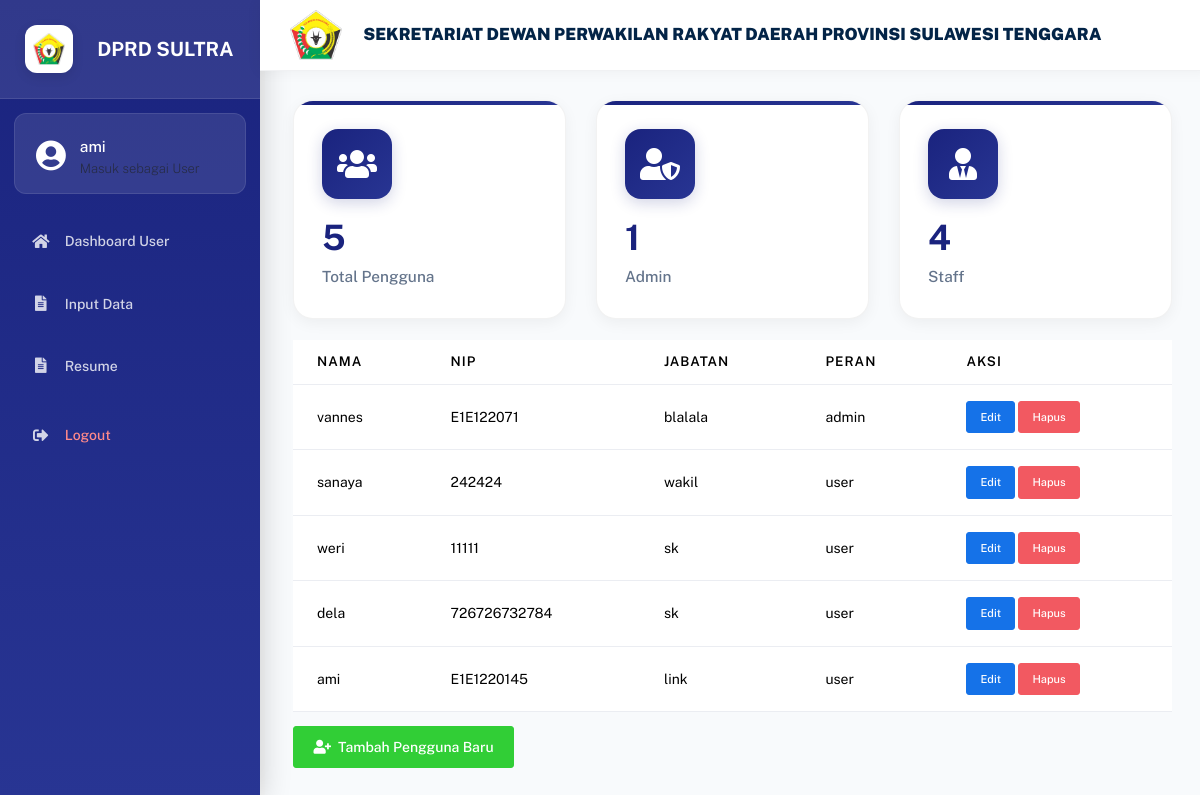
The page /manajemenpengguna.php (signed in) on the database its author committed.
### tables this page shows
CREATE TABLE `tb_user` (
  `id_user` int(250) NOT NULL,
  `nama` varchar(250) NOT NULL,
  `nip` varchar(250) NOT NULL,
  `jabatan` varchar(100) NOT NULL,
  `peran` enum('user','admin') NOT NULL,
  `password` varchar(250) NOT NULL
);

### manajemenpengguna.php (the view, shortened to what this page needs)
<?php
include('koneksi.php');
$sql = "SELECT * FROM tb_user WHERE 1=1";
$result = $conn->query($sql);
$totalUsers = $result->num_rows;
$totalAdmin = $conn->query("SELECT COUNT(*) as count FROM tb_user WHERE peran = 'admin'")->fetch_assoc()['count'];
$totalStaff = $conn->query("SELECT COUNT(*) as count FROM tb_user WHERE peran = 'user'")->fetch_assoc()['count'];
?>
<!DOCTYPE html>
<html lang="en">
  <head>
    <link rel="stylesheet" href="assets/css/bootstrap.min.css" />
    <link rel="stylesheet" href="assets/css/plugins.min.css" />
    <link rel="stylesheet" href="assets/css/kaiadmin.min.css" />
    <link rel="stylesheet" href="assets/css/sidebar.css" />
    <link rel="stylesheet" href="assets/css/demo.css" />
    <link rel="stylesheet" href="assets/css/demo.css" />
  </head>
  <body class="bg-light">
    <div class="wrapper">
      <?php include('sidebar.php'); ?>
      <div class="main-panel">
        <div class="main-header">
            <nav class="navbar navbar-header navbar-header-transparent navbar-expand-lg border-bottom">
                <div class="container-fluid">
                    <a class="navbar-brand d-flex align-items-center" href="#">
                        <img src="img/logosultra.png" alt="SIASN Logo" class="d-inline-block me-2" style="height: 50px; max-height: 50px;">
                        <span style="font-weight: 1000; color:rgb(3, 36, 71);">SEKRETARIAT DEWAN PERWAKILAN RAKYAT DAERAH PROVINSI SULAWESI TENGGARA</span>
                    </a>
                </div>
            </nav>
        </div>
        <div class="row g-4 mb-4">
            <div class="col-md-4">
                <div class="stats-card">
                    <div class="stats-icon">
                        <i class="fas fa-users"></i>
                    </div>
                    <div class="stats-info">
                        <h3><?php echo $totalUsers; ?></h3>
                        <p>Total Pengguna</p>
                    </div>
                </div>
            </div>
            <div class="col-md-4">
                <div class="stats-card">
                    <div class="stats-icon">
                        <i class="fas fa-user-shield"></i>
                    </div>
                    <div class="stats-info">
                        <h3><?php echo $totalAdmin; ?></h3>
                        <p>Admin</p>
                    </div>
                </div>
            </div>
            <div class="col-md-4">
                <div class="stats-card">
                    <div class="stats-icon">
                        <i class="fas fa-user-tie"></i>
                    </div>
                    <div class="stats-info">
                        <h3><?php echo $totalStaff; ?></h3>
                        <p>Staff</p>
                    </div>
                </div>
            </div>
        </div>
<table class="table table-hover">
    <thead>
        <tr>
            <th>Nama</th>
            <th>NIP</th>
            <th>Jabatan</th>
            <th>Peran</th>
            <th>Aksi</th>
        </tr>
    </thead>
    <tbody>
        <?php
        $sql = "SELECT * FROM tb_user";
        $result = $conn->query($sql);
        if ($result->num_rows > 0) {
            while($row = $result->fetch_assoc()) {
        ?>
            <tr>
                <td><?php echo $row['nama']; ?></td>
                <td><?php echo $row['nip']; ?></td>
                <td><?php echo $row['jabatan']; ?></td>
                <td><?php echo $row['peran']; ?></td>
                <td>
                    <a href="edit_pengguna.php?id=<?php echo $row['id_user']; ?>" class="btn btn-sm btn-primary">Edit</a>
                    <a href="hapus_pengguna.php?id=<?php echo $row['id_user']; ?>" class="btn btn-sm btn-danger">Hapus</a>
                </td>
            </tr>
        <?php
            }
        } else {
            echo "<tr><td colspan='5' class='text-center'>Tidak ada data pengguna</td></tr>";
        }
        ?>
    </tbody>
</table>
<div class="mb-4">
    <a href="tambahpengguna.php" class="btn btn-success">
        <i class="fas fa-user-plus me-1"></i> Tambah Pengguna Baru
    </a>
</div>
  </body>
</html>

### sidebar.php (shortened to what this page needs)
<?php
$current_page = basename($_SERVER['PHP_SELF']);
$user_role = isset($_SESSION['peran']) ? $_SESSION['peran'] : '';
?>
<div class="sidebar" data-background-color="dark">
    <div class="sidebar-wrapper scrollbar-inner">
        <div class="sidebar-content">
            <div class="sidebar-brand">
                <a href="<?php echo $user_role === 'admin' ? 'index.php' : 'menuuser.php'; ?>" class="d-flex align-items-center">
                    <img src="img/logosultra.png" alt="Logo" class="sidebar-logo" style="width: 45px; height: 45px; margin-right: 10px;">
                    <span class="sidebar-brand-text">DPRD SULTRA</span>
                </a>
            </div>
<div class="user-panel pb-3 mb-3">
    <div class="d-flex align-items-center">
        <div class="image">
            <i class="fas fa-user-circle fa-2x text-light"></i>
        </div>
        <div class="info">
            <span class="d-block text-light">
                <?php
                if(isset($_SESSION['nama'])) {
                    echo $_SESSION['nama'];
                } else {
                    echo "User";
                }
                ?>
            </span>
            <small class="text-muted">
                <?php
                if(isset($_SESSION['peran'])) {
                    echo "Masuk sebagai " . ucfirst($_SESSION['peran']);
                }
                ?>
            </small>
        </div>
    </div>
</div>
            <ul class="nav nav-primary">
                <?php if($user_role === 'admin'): ?>
                <li class="nav-item <?php echo $current_page === 'index.php' ? 'active' : ''; ?>">
                    <a href="index.php" class="nav-link">
                        <i class="fas fa-home"></i>
                        <p>Dashboard</p>
                    </a>
                </li>
                <li class="nav-item <?php echo $current_page === 'manajemenpengguna.php' ? 'active' : ''; ?>">
                    <a href="manajemenpengguna.php" class="nav-link">
                        <i class="fas fa-users"></i>
                        <p>Manajemen Pengguna</p>
                    </a>
                </li>
                <li class="nav-item <?php echo $current_page === 'Hasilanalisisjabatan.php' ? 'active' : ''; ?>">
                    <a href="hasilanalisisjabatan.php" class="nav-link">
                        <i class="fas fa-tasks"></i>
                        <p>Analisis Jabatan</p>
                    </a>
                </li>
                <?php else: ?>
                <li class="nav-item <?php echo $current_page === 'menuuser.php' ? 'active' : ''; ?>">
                    <a href="menuuser.php" class="nav-link">
                        <i class="fas fa-home"></i>
                        <p>Dashboard User</p>
                    </a>
                </li>
                <li class="nav-item <?php echo $current_page === 'input_data.php' ? 'active' : ''; ?>">
                    <a href="input_data.php" class="nav-link">
                        <i class="fas fa-file-alt"></i>
                        <p>Input Data</p>
                    </a>
                </li>
                <li class="nav-item <?php echo $current_page === 'hasilinputuser.php' ? 'active' : ''; ?>">
                    <a href="hasilinputuser.php" class="nav-link">
                        <i class="fas fa-file-alt"></i>
                        <p>Resume</p>
                    </a>
                </li>
                <?php endif; ?>
                <li class="nav-item mt-3">
                    <a href="logout.php" class="nav-link text-danger">
                        <i class="fas fa-sign-out-alt"></i>
                        <p>Logout</p>
                    </a>
                </li>
            </ul>
        </div>
    </div>
</div>

### assets/css/sidebar.css (style rules this page uses)
body .wrapper .sidebar { position: fixed; top: 0; left: 0; height: 100vh; width: 260px; background: linear-gradient(180deg, #1a237e 0%, #283593 100%) !important; transition: all 0.3s cubic-bezier(0.4, 0, 0.2, 1); z-index: 1000; box-shadow: 0 0 30px rgba(0,0,0,0.2); }
body .wrapper .sidebar .sidebar-brand { padding: 1.8rem; background: rgba(255,255,255,0.1); margin-bottom: 1rem; border-bottom: 1px solid rgba(255,255,255,0.1); }
body .wrapper .sidebar .sidebar-brand a { display: flex; align-items: center; text-decoration: none; }
body .wrapper .sidebar .sidebar-brand-text { color: #ffffff !important; font-size: 1.4rem; font-weight: 700; margin-left: 1rem; }
body .wrapper .sidebar .sidebar-logo { width: 48px !important; height: 48px !important; padding: 8px; border-radius: 12px; background: white; box-shadow: 0 4px 12px rgba(0,0,0,0.1); transition: transform 0.3s ease; }
body .wrapper .sidebar .user-panel { padding: 1.5rem; margin: 0 1rem 1.5rem; background: rgba(255,255,255,0.1); border-radius: 12px; border: 1px solid rgba(255,255,255,0.1); }
body .wrapper .sidebar .user-panel .d-flex { gap: 1rem; }
body .wrapper .sidebar .user-panel .image i { font-size: 2.2rem; color: #ffffff !important; }
body .wrapper .sidebar .user-panel .info span { color: #ffffff !important; font-size: 1.1rem; font-weight: 500; display: block; }
body .wrapper .sidebar .nav-primary { padding: 0 1rem; }
body .wrapper .sidebar .nav-primary .nav-item { margin: 0.5rem 0; }
body .wrapper .sidebar .nav-primary .nav-link { padding: 0.9rem 1.2rem; color: rgba(255,255,255,0.8) !important; border-radius: 12px; display: flex; align-items: center; transition: all 0.3s ease; background: transparent !important; }
body .wrapper .sidebar .nav-primary .nav-link i { width: 20px; font-size: 1.1rem; margin-right: 1rem; text-align: center; color: rgba(255,255,255,0.8) !important; }
body .wrapper .sidebar .nav-primary .nav-link p { margin: 0; font-size: 1rem; font-weight: 500; }
body .wrapper .sidebar .nav-primary .nav-item .nav-link.text-danger { color: #ff8a8a !important; margin-top: 1rem; }
body .wrapper .sidebar .sidebar-wrapper { height: 100vh; overflow-y: auto; scrollbar-width: thin; }

### manajemenpengguna.php (style rules this page uses)
.main-panel { margin-left: 260px; background: #f8fafc; min-height: 100vh; padding: 2rem; transition: all 0.3s ease; width: calc(100% - 260px); position: relative; padding-top: 100px !important; }
.main-header { position: fixed; top: 0; right: 0; left: 260px; z-index: 999; background: white; transition: all 0.3s ease; }
.navbar-header { padding: 0.5rem 1rem; background: white !important; box-shadow: 0 0 15px rgba(0,0,0,0.05); }
.navbar-brand img { transition: all 0.3s ease; }
.navbar-brand span { font-size: 1.2rem; margin-left: 1rem; transition: all 0.3s ease; }
.stats-card { background: white; border-radius: 20px; padding: 2rem; height: 100%; transition: all 0.3s cubic-bezier(0.4, 0, 0.2, 1); border: 1px solid rgba(0,0,0,0.05); box-shadow: 0 4px 15px rgba(0,0,0,0.05); position: relative; overflow: hidden; }
.stats-card::before { content: ''; position: absolute; top: 0; left: 0; right: 0; height: 4px; background: linear-gradient(90deg, #1a237e, #283593); }
.stats-icon { width: 70px; height: 70px; border-radius: 16px; display: flex; align-items: center; justify-content: center; font-size: 32px; margin-bottom: 1.5rem; background: linear-gradient(135deg, #1a237e, #283593); color: white; box-shadow: 0 4px 15px rgba(26, 35, 126, 0.2); transition: all 0.3s ease; }
.stats-info h3 { font-size: 2.5rem; font-weight: 700; color: #1a237e; margin-bottom: 0.5rem; line-height: 1; }
.stats-info p { color: #64748b; font-size: 1.1rem; margin: 0; font-weight: 500; }
.btn-danger { background-color: rgba(255, 0, 0, 0.1); color: #FF0000; }

### rows shown on the page
tb_user: nama "vannes", nip "E1E122071", jabatan "blalala", peran "admin"
tb_user: nama "sanaya", nip "242424", jabatan "wakil", peran "user"
tb_user: nama "weri", nip "11111", jabatan "sk", peran "user"
tb_user: nama "dela", nip "726726732784", jabatan "sk", peran "user"
tb_user: nama "ami", nip "E1E1220145", jabatan "link", peran "user"

### other values the page prints
$_SESSION['nama'] "ami"
$_SESSION['peran'] "User"
$totalUsers "5"
$totalAdmin "1"
$totalStaff "4"
